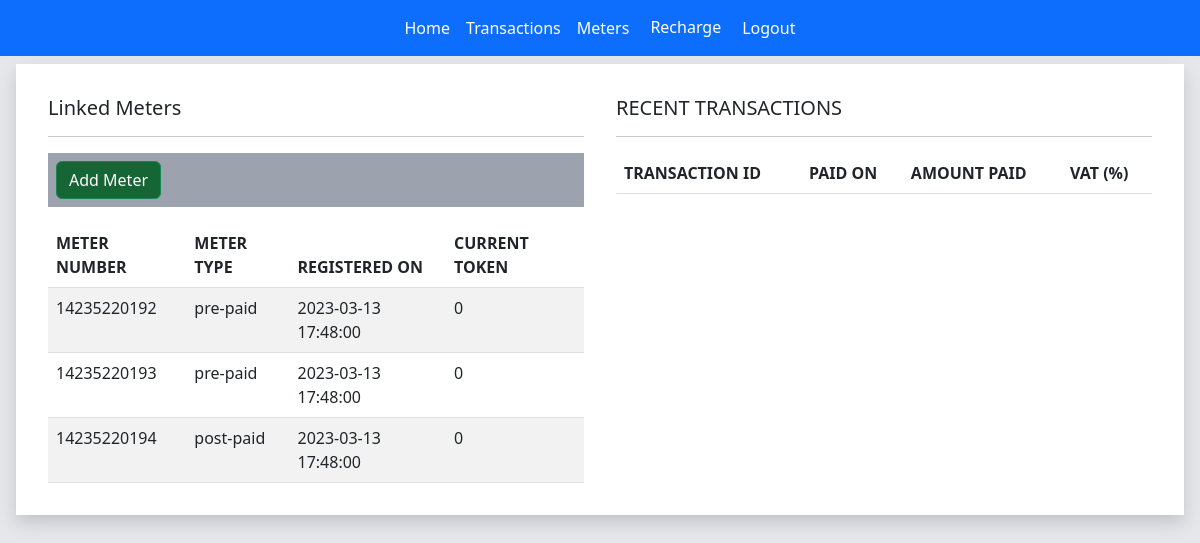
/ (signed in), run on an earlier commit of the app's database.
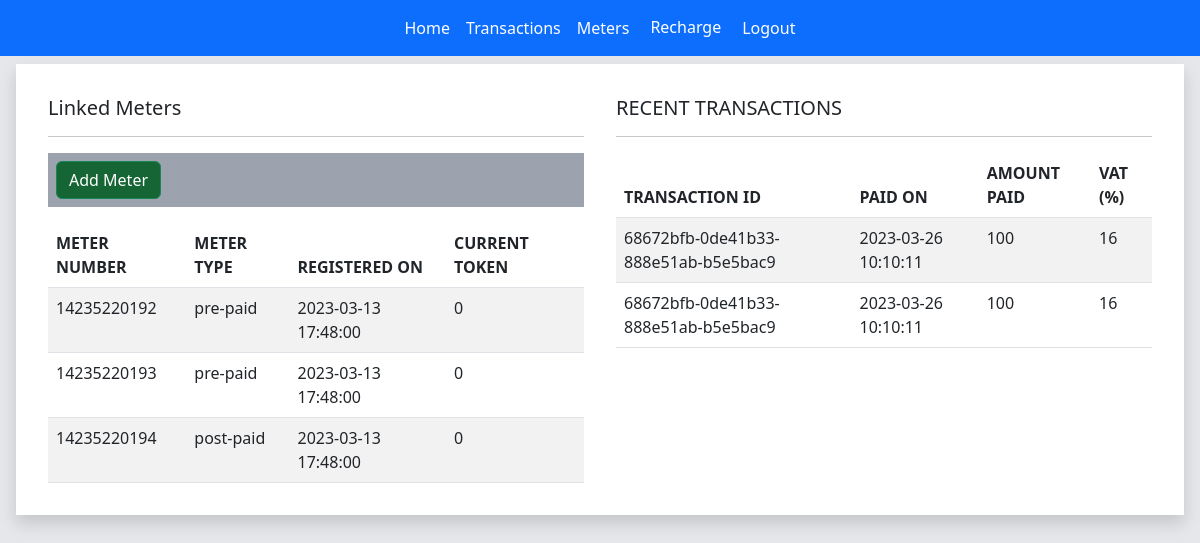
And on a later commit of the database.
### tables this page shows
CREATE TABLE `meter` (
  `id` int(10) UNSIGNED NOT NULL,
  `meter_id` varchar(50) NOT NULL,
  `meter_type` varchar(10) NOT NULL DEFAULT 'pre-paid',
  `meter_number` varchar(20) NOT NULL,
  `current_token` int(11) NOT NULL DEFAULT 0,
  `last_token` timestamp NOT NULL DEFAULT current_timestamp(),
  `created_at` timestamp NULL DEFAULT current_timestamp()
);

CREATE TABLE `user` (
  `id` int(10) UNSIGNED NOT NULL,
  `user_id` varchar(50) NOT NULL,
  `full_name` varchar(50) NOT NULL,
  `email` varchar(30) NOT NULL,
  `phone_number` varchar(15) NOT NULL,
  `password` varchar(60) NOT NULL,
  `created_at` timestamp NOT NULL DEFAULT current_timestamp(),
  `last_updated` timestamp NOT NULL DEFAULT current_timestamp() ON UPDATE current_timestamp()
);

CREATE TABLE `transaction` (
  `id` int(10) UNSIGNED NOT NULL,
  `transaction_id` varchar(50) NOT NULL,
  `amount` int(11) NOT NULL,
  `user_id` int(10) UNSIGNED NOT NULL,
  `meter_id` int(10) UNSIGNED NOT NULL,
  `created_at` timestamp NULL DEFAULT current_timestamp()
);

### index.php (the view, shortened to what this page needs)
<?php
require('./base/header.php');
$transactionsQuery = $db_connect->query("SELECT transaction.* FROM transaction INNER JOIN meter ON transaction.meter_id=meter.id INNER JOIN user_meter ON meter.id=user_meter.meter_id INNER JOIN user on user_meter.user_id=user.id WHERE transaction.user_id='{$_SESSION["user"]["id"]}' ORDER BY transaction.created_at DESC LIMIT 5");
$transactions = $transactionsQuery->fetchAll(PDO::FETCH_ASSOC);
?>
<div class="mx-3 bg-white shadow d-flex flex-row p-3">
    <div class="col-xs-11 col-lg-6 pt-3">
        <div class="mx-3">
            <h5>Linked Meters</h5>
            <hr>
    <div class="my-3 p-2 bg-gray-400">
        <div class="d-flex flex-row justify-content-between">
            <button type="button" class="btn btn-success bg-green-800" data-bs-toggle="modal"
                data-bs-target="#addMeterModal">Add Meter</button>
        </div>
    </div>
    <div class="table-responsive">
        <table class="table table-striped" id="meters_table">
            <thead>
                <th>METER NUMBER</th>
                <th>METER TYPE</th>
                <th>REGISTERED ON</th>
                <th>CURRENT TOKEN</th>
            </thead>
            <tbody>
                <?php
                $index = 1;
                foreach ($meters as $meter) {
                    if($index <= 5){
                    ?>
                    <tr>
                        <td><?php echo ($meter["meter_number"]); ?></td>
                        <td><?php echo ($meter["meter_type"]); ?></td>
                        <td><?php echo ($meter["created_at"]); ?></td>
                        <td><?php echo ($meter["current_token"]); ?></td>
                    </tr>
                    <?php
                    $index += 1;
                    }
                }
                ?>
            </tbody>
        </table>
    </div>
        </div>
    </div>
    <div class="col-xs-11 col-lg-6 pt-3">
        <div class="mx-3">
            <h5>RECENT TRANSACTIONS</h5>
            <hr>
        <div class="table-responsive">
            <table class="table table-striped" id="transactionsTable">
                <thead>
                    <th>TRANSACTION ID</th>
                    <th>PAID ON</th>
                    <th>AMOUNT PAID</th>
                    <th>VAT (%)</th>
                </thead>
                <tbody>
                    <?php foreach($transactions as $transaction){ ?>
                        <tr>
                            <td><?php echo($transaction["transaction_id"]); ?></td>
                            <td><?php echo($transaction["created_at"]); ?></td>
                            <td><?php echo($transaction["amount"]); ?></td>
                            <td>16</td>
                        </tr>
                    <?php } ?>
                </tbody>
            </table>
        </div>
        </div>
    </div>
</div>
<?php
require('./base/footer.php');
?>

What changed in the data, as far as the page shows it:
added transaction: transaction "68672bfb-0de41b33-888e51ab-b5e5bac9", created_at "2023-03-26 10:10:11", amount "100"
